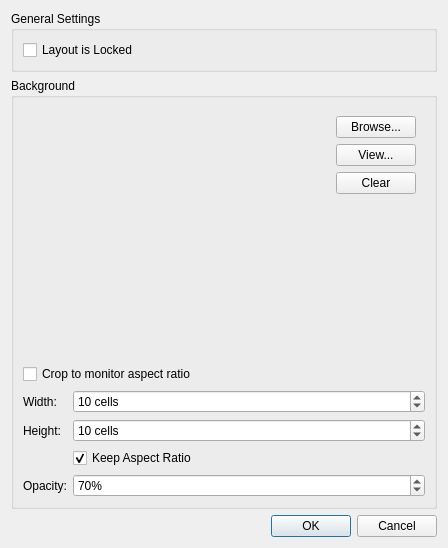
<?xml version="1.0" encoding="UTF-8"?>
<ui version="4.0">
 <class>LayoutSettingsDialog</class>
 <widget class="QDialog" name="LayoutSettingsDialog">
  <property name="geometry">
   <rect>
    <x>0</x>
    <y>0</y>
    <width>448</width>
    <height>548</height>
   </rect>
  </property>
  <property name="windowTitle">
   <string>Layout Settings</string>
  </property>
  <layout class="QVBoxLayout" name="verticalLayout_5">
   <item>
    <widget class="QGroupBox" name="generalGroupBox">
     <property name="title">
      <string>General Settings</string>
     </property>
     <layout class="QVBoxLayout" name="verticalLayout_2">
      <item>
       <widget class="QCheckBox" name="lockedCheckBox">
        <property name="text">
         <string>Layout is Locked</string>
        </property>
       </widget>
      </item>
     </layout>
    </widget>
   </item>
   <item>
    <widget class="QGroupBox" name="backgroundGroupBox">
     <property name="title">
      <string>Background</string>
     </property>
     <layout class="QVBoxLayout" name="verticalLayout_4" stretch="1,0,0">
      <item>
       <widget class="QStackedWidget" name="stackedWidget">
        <property name="currentIndex">
         <number>0</number>
        </property>
        <widget class="QWidget" name="page">
         <layout class="QHBoxLayout" name="horizontalLayout" stretch="1,0">
          <item>
           <widget class="QnFramedLabel" name="imageLabel">
            <property name="lineWidth">
             <number>4</number>
            </property>
            <property name="text">
             <string/>
            </property>
            <property name="alignment">
             <set>Qt::AlignCenter</set>
            </property>
           </widget>
          </item>
          <item>
           <layout class="QVBoxLayout" name="verticalLayout_6">
            <item>
             <widget class="QPushButton" name="selectButton">
              <property name="text">
               <string>Browse...</string>
              </property>
             </widget>
            </item>
            <item>
             <widget class="QPushButton" name="viewButton">
              <property name="text">
               <string>View...</string>
              </property>
              <property name="iconSize">
               <size>
                <width>24</width>
                <height>24</height>
               </size>
              </property>
             </widget>
            </item>
            <item>
             <widget class="QPushButton" name="clearButton">
              <property name="text">
               <string>Clear</string>
              </property>
             </widget>
            </item>
            <item>
             <spacer name="verticalSpacer_3">
              <property name="orientation">
               <enum>Qt::Vertical</enum>
              </property>
              <property name="sizeHint" stdset="0">
               <size>
                <width>20</width>
                <height>40</height>
               </size>
              </property>
             </spacer>
            </item>
           </layout>
          </item>
         </layout>
        </widget>
        <widget class="QWidget" name="page_2">
         <layout class="QVBoxLayout" name="verticalLayout_3">
          <item>
           <spacer name="verticalSpacer_2">
            <property name="orientation">
             <enum>Qt::Vertical</enum>
            </property>
            <property name="sizeHint" stdset="0">
             <size>
              <width>20</width>
              <height>40</height>
             </size>
            </property>
           </spacer>
          </item>
          <item>
           <widget class="QLabel" name="label">
            <property name="text">
             <string>Processing Image...Please Wait.</string>
            </property>
            <property name="wordWrap">
             <bool>true</bool>
            </property>
           </widget>
          </item>
          <item>
           <widget class="QProgressBar" name="progressBar">
            <property name="maximum">
             <number>0</number>
            </property>
            <property name="value">
             <number>-1</number>
            </property>
            <property name="format">
             <string/>
            </property>
           </widget>
          </item>
          <item>
           <spacer name="verticalSpacer">
            <property name="orientation">
             <enum>Qt::Vertical</enum>
            </property>
            <property name="sizeHint" stdset="0">
             <size>
              <width>20</width>
              <height>40</height>
             </size>
            </property>
           </spacer>
          </item>
         </layout>
        </widget>
       </widget>
      </item>
      <item>
       <widget class="QCheckBox" name="cropToMonitorCheckBox">
        <property name="text">
         <string>Crop to monitor aspect ratio</string>
        </property>
       </widget>
      </item>
      <item>
       <layout class="QFormLayout" name="formLayout">
        <property name="fieldGrowthPolicy">
         <enum>QFormLayout::AllNonFixedFieldsGrow</enum>
        </property>
        <item row="0" column="0">
         <widget class="QLabel" name="widthLabel">
          <property name="text">
           <string>Width:</string>
          </property>
          <property name="buddy">
           <cstring>widthSpinBox</cstring>
          </property>
         </widget>
        </item>
        <item row="0" column="1">
         <widget class="QSpinBox" name="widthSpinBox">
          <property name="correctionMode">
           <enum>QAbstractSpinBox::CorrectToNearestValue</enum>
          </property>
          <property name="suffix">
           <string> cells</string>
          </property>
          <property name="minimum">
           <number>1</number>
          </property>
          <property name="maximum">
           <number>64</number>
          </property>
          <property name="value">
           <number>10</number>
          </property>
         </widget>
        </item>
        <item row="1" column="0">
         <widget class="QLabel" name="heightLabel">
          <property name="text">
           <string>Height:</string>
          </property>
          <property name="buddy">
           <cstring>heightSpinBox</cstring>
          </property>
         </widget>
        </item>
        <item row="1" column="1">
         <widget class="QSpinBox" name="heightSpinBox">
          <property name="correctionMode">
           <enum>QAbstractSpinBox::CorrectToNearestValue</enum>
          </property>
          <property name="suffix">
           <string> cells</string>
          </property>
          <property name="minimum">
           <number>1</number>
          </property>
          <property name="maximum">
           <number>64</number>
          </property>
          <property name="value">
           <number>10</number>
          </property>
         </widget>
        </item>
        <item row="3" column="0">
         <widget class="QLabel" name="opacityLabel">
          <property name="text">
           <string>Opacity:</string>
          </property>
          <property name="buddy">
           <cstring>opacitySpinBox</cstring>
          </property>
         </widget>
        </item>
        <item row="3" column="1">
         <widget class="QSpinBox" name="opacitySpinBox">
          <property name="correctionMode">
           <enum>QAbstractSpinBox::CorrectToNearestValue</enum>
          </property>
          <property name="suffix">
           <string>%</string>
          </property>
          <property name="minimum">
           <number>5</number>
          </property>
          <property name="maximum">
           <number>100</number>
          </property>
          <property name="singleStep">
           <number>5</number>
          </property>
          <property name="value">
           <number>70</number>
          </property>
         </widget>
        </item>
        <item row="2" column="1">
         <widget class="QCheckBox" name="keepAspectRatioCheckBox">
          <property name="text">
           <string>Keep Aspect Ratio</string>
          </property>
          <property name="checked">
           <bool>true</bool>
          </property>
         </widget>
        </item>
       </layout>
      </item>
     </layout>
    </widget>
   </item>
   <item>
    <widget class="QDialogButtonBox" name="buttonBox">
     <property name="orientation">
      <enum>Qt::Horizontal</enum>
     </property>
     <property name="standardButtons">
      <set>QDialogButtonBox::Cancel|QDialogButtonBox::Ok</set>
     </property>
    </widget>
   </item>
  </layout>
  <zorder>buttonBox</zorder>
  <zorder>backgroundGroupBox</zorder>
  <zorder>generalGroupBox</zorder>
 </widget>
 <customwidgets>
  <customwidget>
   <class>QnFramedLabel</class>
   <extends>QLabel</extends>
   <header location="global">ui/widgets/common/framed_label.h</header>
  </customwidget>
 </customwidgets>
 <tabstops>
  <tabstop>buttonBox</tabstop>
 </tabstops>
 <resources/>
 <connections>
  <connection>
   <sender>buttonBox</sender>
   <signal>rejected()</signal>
   <receiver>LayoutSettingsDialog</receiver>
   <slot>reject()</slot>
   <hints>
    <hint type="sourcelabel">
     <x>295</x>
     <y>426</y>
    </hint>
    <hint type="destinationlabel">
     <x>286</x>
     <y>274</y>
    </hint>
   </hints>
  </connection>
 </connections>
</ui>
